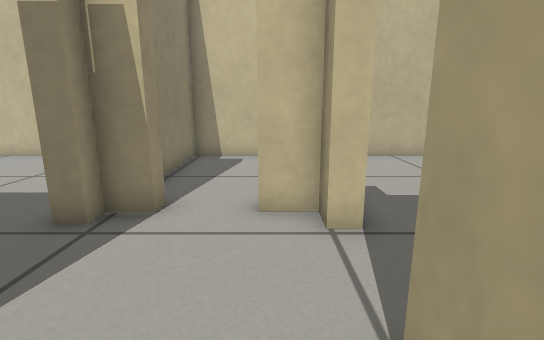
view 1 (above)

23 first-person views from a walk through a world built for the Gazebo simulator. The camera is 0.5 m above the floor, tilts 12° down and sees 85° across. The floor is counted in squares, 0.25 m on a side. Each view is taken from the middle of a square. On the plan, view 1 faces up. The plan holds only what a view shows up to about 17 squares ahead; the rest is blank. The robots in the file are not drawn.

view 2
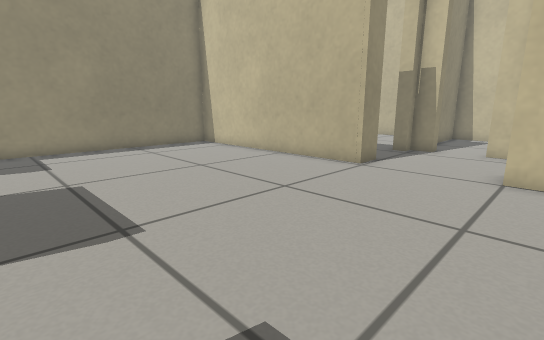

view 3
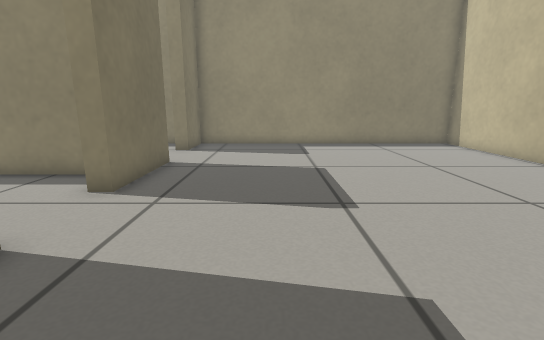

view 4
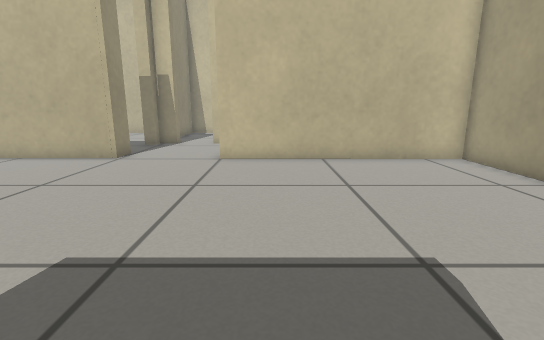

view 5
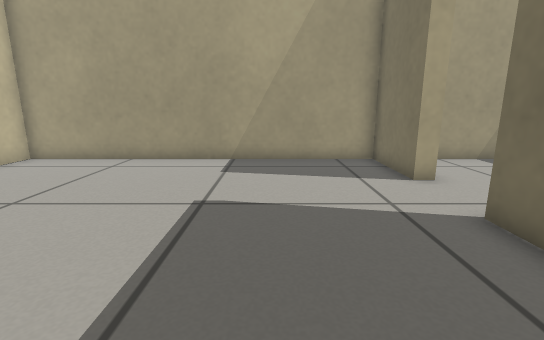

view 6
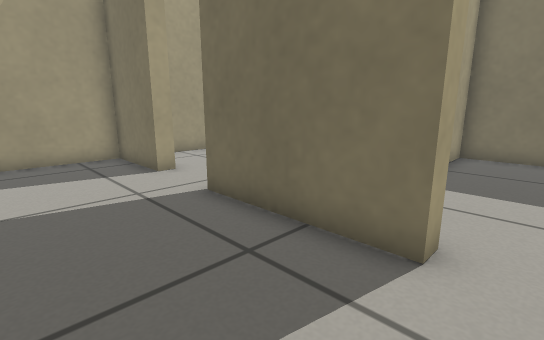

view 7
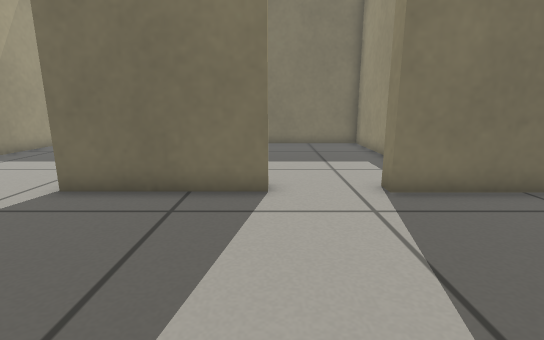

view 8
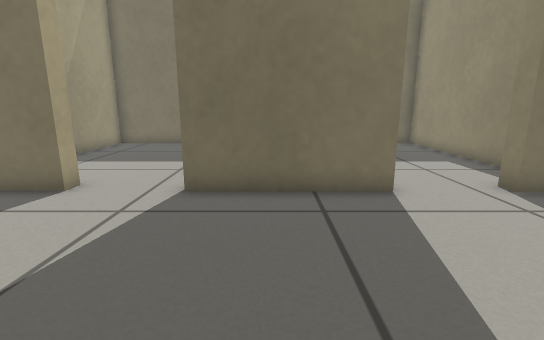

view 9
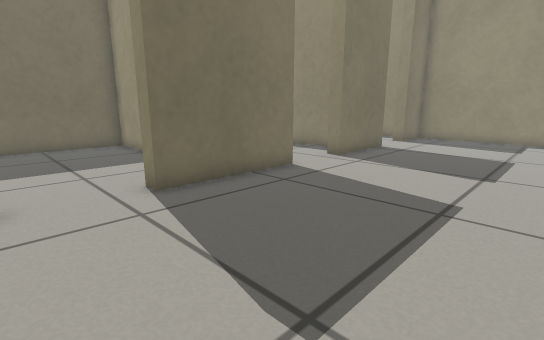

view 10
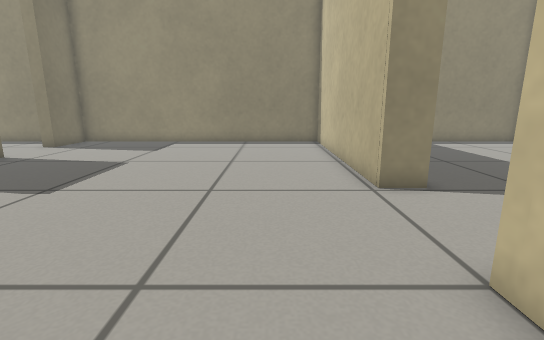

view 11
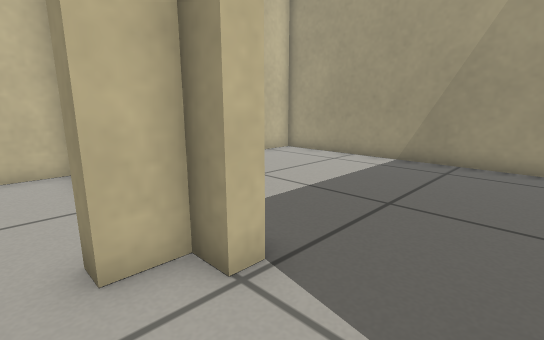

view 12
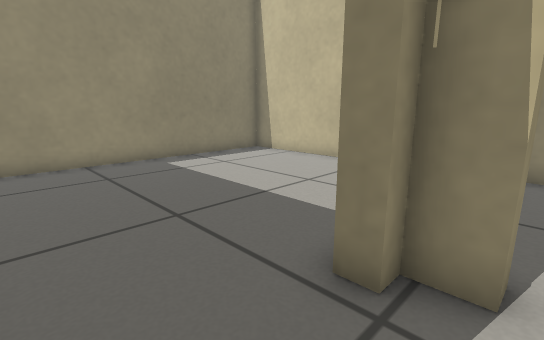

view 13
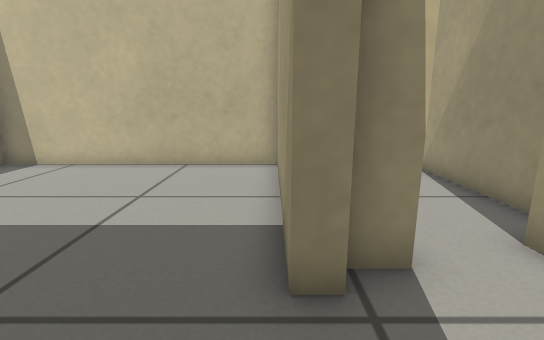

view 14
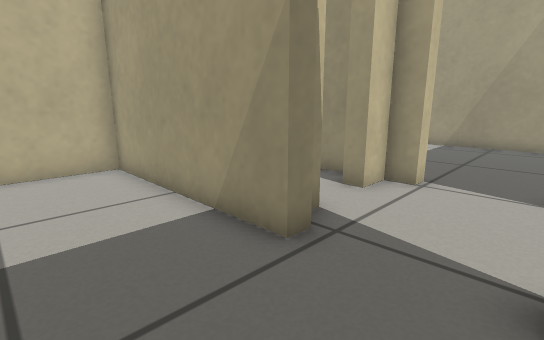

view 15
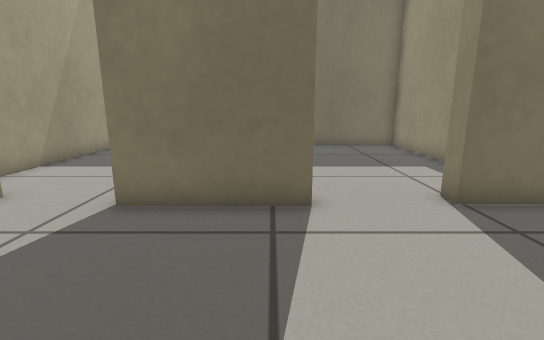

view 16
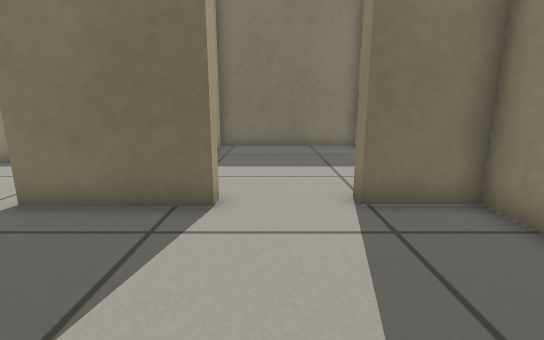

view 17
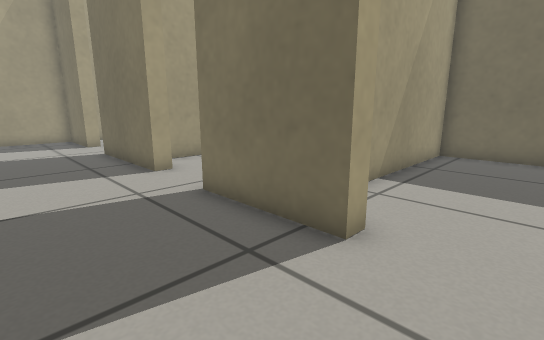

view 18
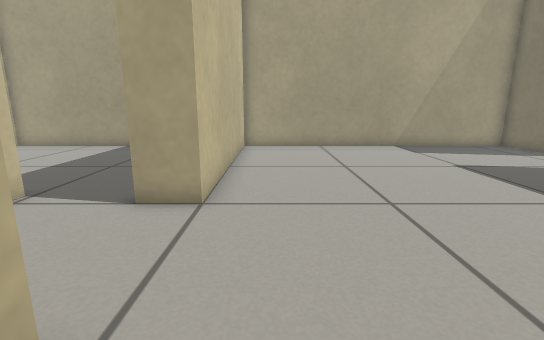

view 19
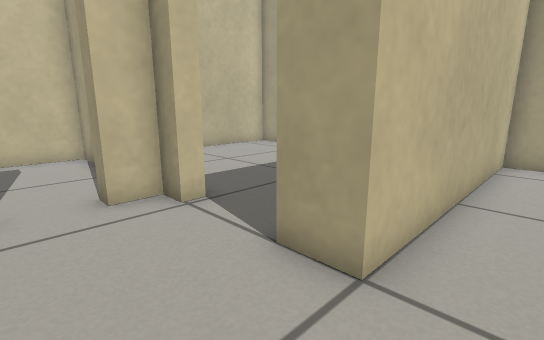

view 20
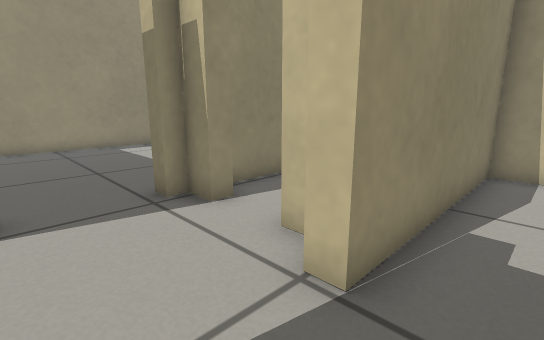

view 21
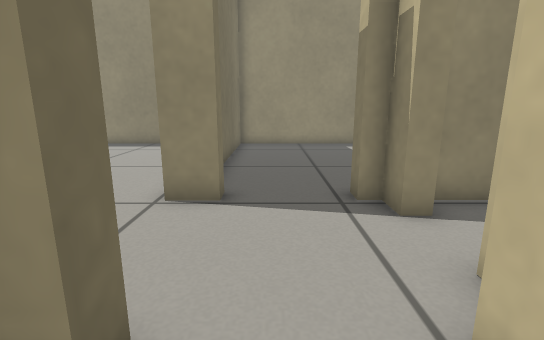

view 22
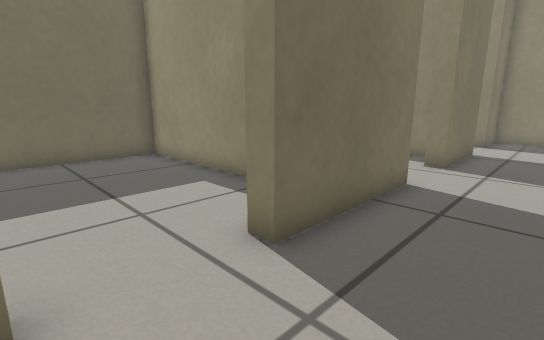

view 23
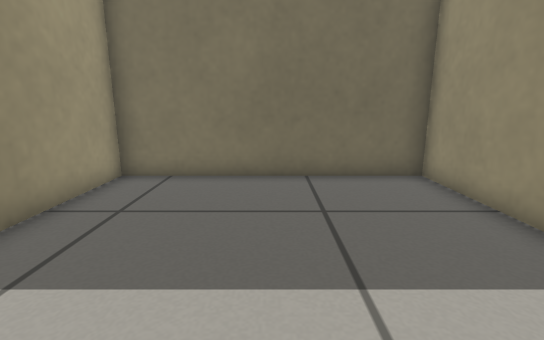

### Floor plan
Points are (right, up) in squares from view 1. A wall is a line through its corners. A room is listed if a view was taken in it or the views show most of it. See-through windows are left out.
Room 1 (views 1, 2, 3, 4, 5, 6, 7, 8, 9, 10, 15, 16, 17, 18, 19, 22)
walls: (-0.9, -13.5) (-0.9, -12.9) (4.1, -12.9); (-3.2, 1.9) (-3.2, 0.7) (-13.4, 0.7) (-13.4, -12.9) (-10.9, -12.9) (-10.9, -13.6); (-7.8, -13.5) (-7.8, -12.9) (-3.8, -12.9) (-3.8, -13.5); (7, -12.9) (10.4, -12.9) (10.4, 0.4) (0.9, 0.5) (0.9, 1.9)
ways out: opening at (-1, 1) to room 2; opening at (6, -13) to room 5; opening at (-2, -13) to room 6; opening at (-9, -13) to room 7
Room 2 (views 11, 12, 13)
walls: (-2.2, 6) (-2.2, 5.4) (-3.2, 5.4) (-3.2, 4.9) (-3.8, 4.9); (0.9, 6.8) (0.9, 12.3) (-3.2, 12.3) (-3.2, 6.5); (0.9, 4.6) (0.9, 5.4) (-0.3, 5.4) (-0.3, 6.1); (-3.9, 1.9) (-3.2, 1.9)
ways out: opening at (-1, 1) to room 1; opening at (-3.5, 3) to room 3; opening at (1, 3) to room 4
Room 3 (view 14)
walls: (-3.8, 4.9) (-3.8, 12.3) (-13.4, 12.3) (-13.4, 1.3) (-7.4, 1.3)
ways out: opening at (-3.5, 3) to room 2
Room 4 (views 20, 21)
walls: (10.4, 2.4) (10.4, 12.3) (1.6, 12.3) (1.6, 4.6) (0.9, 4.6)
low walls: (0.9, 1.9) (1.6, 1.9) (1.6, 1.4)
ways out: opening at (1, 3) to room 2
Room 5 (view 23)
walls: (7, -13.6) (7, -12.9); (1.6, -16.4) (1.6, -22.5) (10.4, -22.5) (10.4, -15.2); (4.1, -12.9) (4.1, -13.5)
ways out: opening at (6, -13) to room 1
Room 6 (no view inside)
walls: (-5.7, -13.9) (-5.7, -22.5) (0.9, -22.5) (0.9, -14.4)
ways out: opening at (-2, -13) to room 1
Room 7 (no view inside)
walls: (-13.4, -14.2) (-13.4, -22.5) (-6.3, -22.5) (-6.3, -16.4)
ways out: opening at (-9, -13) to room 1

Positions as (right, up) in squares from view 1, and headings:
1: (0, 0), facing up
2: (2, -9), facing up-left
3: (3, -9), facing left
4: (3, -11), facing up
5: (-1, -9), facing right
6: (-2, -9), facing down-right
7: (-1, -6), facing down
8: (2, -6), facing down
9: (7, -6), facing down-left
10: (4, -2), facing left
11: (-1, 2), facing up-right
12: (-2, 2), facing up-left
13: (-4, 2), facing up
14: (-7, 2), facing up-right
15: (-7, -7), facing down
16: (-9, -7), facing down
17: (-10, -9), facing down-right
18: (-5, -1), facing right
19: (-2, -1), facing up-right
20: (3, 2), facing up-left
21: (3, 3), facing left
22: (7, -10), facing down-left
23: (6, -14), facing down
